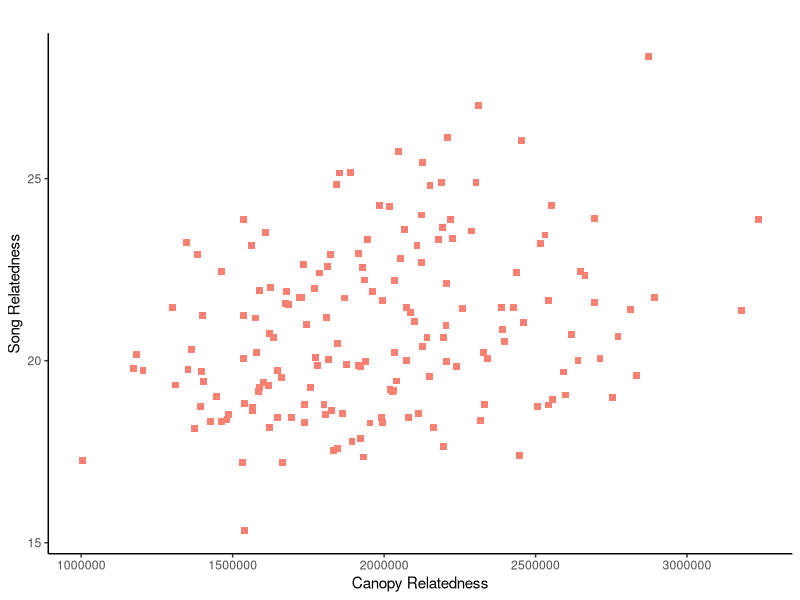

Write R code to recreate this figure.

library(ggplot2)


# clear the R workspace
rm(list = ls())


####==== Matrix Correlation ====####


matrix.data <- read.csv("Plot data.csv", header = T, row.names = 1)
head(matrix.data)

ggplot(data = matrix.data, aes(x = Can.dist, 
                           y = Song.dist)) + 
  geom_point(size = 2, shape = 15, color = "salmon") + 
  theme_classic() +
  ggtitle("") +
  theme(plot.title = element_text(hjust = 0.5)) +
  xlab ("Canopy Relatedness") +
  ylab ("Song Relatedness")

